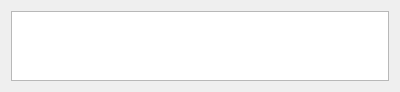
<?xml version="1.0" encoding="UTF-8"?>
<ui version="4.0">
 <class>PeakResultTable</class>
 <widget class="QWidget" name="PeakResultTable">
  <property name="geometry">
   <rect>
    <x>0</x>
    <y>0</y>
    <width>400</width>
    <height>89</height>
   </rect>
  </property>
  <property name="sizePolicy">
   <sizepolicy hsizetype="Preferred" vsizetype="Minimum">
    <horstretch>0</horstretch>
    <verstretch>0</verstretch>
   </sizepolicy>
  </property>
  <property name="windowTitle">
   <string>Form</string>
  </property>
  <layout class="QHBoxLayout" name="horizontalLayout">
   <item>
    <widget class="QTableView" name="tableView"/>
   </item>
  </layout>
 </widget>
 <resources/>
 <connections/>
</ui>
